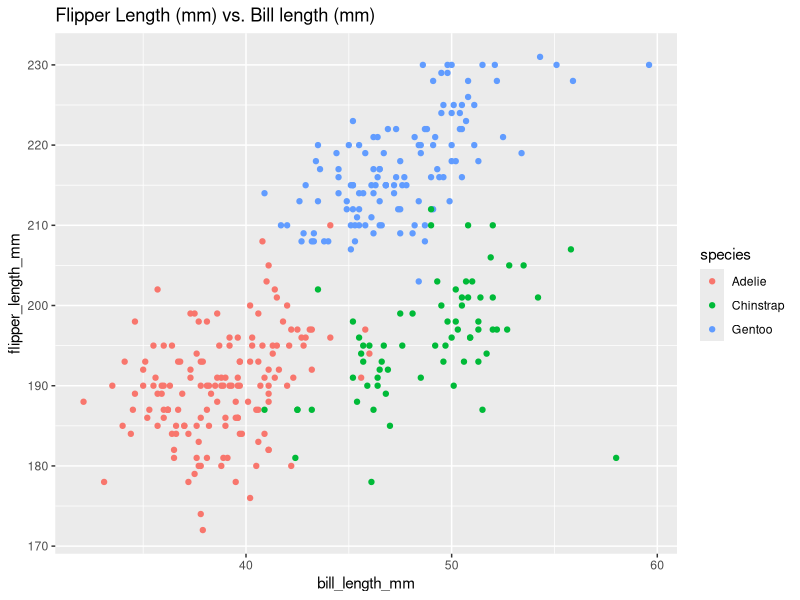

Write the R code that produced this figure.
## ---- chunk 1
library(magrittr)
library(tidyverse)
library(dplyr)
## ---- chunk 2
data("penguins", package = "palmerpenguins")
## ---- chunk 3
flippervsbill_plot <- ggplot(penguins, aes(x=bill_length_mm, y=flipper_length_mm, color=species)) + geom_point() + ggtitle("Flipper Length (mm) vs. Bill length (mm)")

flippervsbill_plot
## ---- chunk 4
set.seed(19)
## ---- chunk 5
problem2_df = 
  tibble(
    numvec = rnorm(n=10),
    logvec = numvec>0,
    charvec = c("1", "mango", "guava", "1", "mint", "guava", "mint", "1", "1", "banana"),
    facvec = factor(c("good", "bad", "average", "bad", "good", "average", "average", "bad", "average", "bad"))
  )
